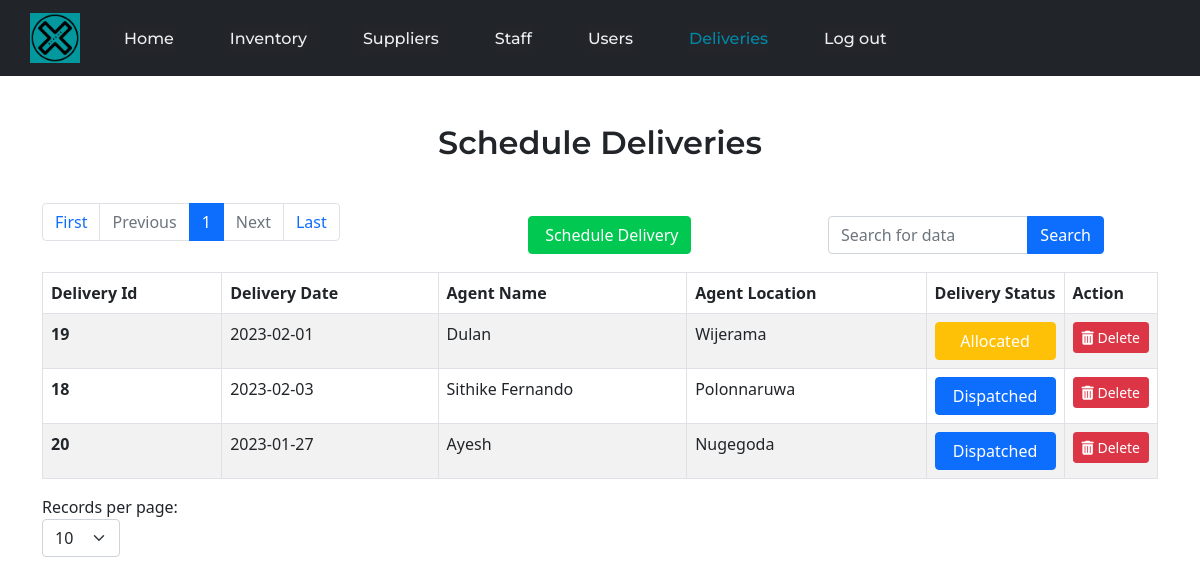
The app's page /View/DeliveryManageDeliveries.php (signed in) with its own data.
### tables this page shows
CREATE TABLE `delivery` (
  `delivery_id` int(11) NOT NULL,
  `delivery_scheduled_date` date NOT NULL,
  `delivery_dispatched_date` date DEFAULT NULL,
  `delivery_completed_date` date DEFAULT NULL,
  `delivery_agent_id` int(11) NOT NULL,
  `delivery_status` int(11) DEFAULT 4
);

CREATE TABLE `deliveryagent` (
  `agent_id` int(11) NOT NULL,
  `agent_name` varchar(128) NOT NULL,
  `agent_location` varchar(128) NOT NULL,
  `agent_address` varchar(256) NOT NULL,
  `agent_status` int(11) NOT NULL DEFAULT 1
);

### View/DeliveryManageDeliveries.php (the view, shortened to what this page needs)
<?php
$thisDBConnection = new DbConnection();
$myCon = $thisDBConnection->con;
if (isset($_GET['page'])) {
    $page = $_GET['page'];
} else {
    $page = 1;
}
if(isset($_POST['limitSelector'])){
    $_SESSION['limitDeliveries'] = $_POST['limitSelector'];
    $limit = $_POST['limitSelector'];
    $page = 1;
}else{
    if(isset($_SESSION['limitDeliveries'])){
        $limit = $_SESSION['limitDeliveries'];
    }else{
        $limit = 10;
    }
}
$start = ($page - 1) * $limit;
if (isset($_GET["search"])) {
    $filters = $_GET["search"];
    $page = 0;
    $sql = "SELECT * FROM delivery JOIN deliveryagent ON delivery.delivery_agent_id = deliveryagent.agent_id WHERE CONCAT(delivery_id, delivery_scheduled_date, agent_name, agent_location) LIKE '%$filters%' AND (delivery_status=2 OR delivery_status=3 OR delivery_status=4) ORDER BY delivery_status DESC, delivery_id ASC;";
    $result = $myCon->query($sql) or die($myCon->error);
    $resCheck = mysqli_num_rows($result);
    $deliveries = $result->fetch_all(MYSQLI_ASSOC);
} else {
    $sql = "SELECT * FROM delivery JOIN deliveryagent ON delivery.delivery_agent_id = deliveryagent.agent_id WHERE delivery_status=2 OR delivery_status=3 OR delivery_status=4 ORDER BY delivery_status DESC, delivery_id ASC LIMIT $start, $limit;";
    $result = $myCon->query($sql) or die($myCon->error);
    $deliveries = $result->fetch_all(MYSQLI_ASSOC);
}
$sqlNew = "SELECT count(delivery_id) AS delivery_id FROM delivery WHERE delivery_status=2 OR delivery_status=3 OR delivery_status=4";
$resultNew = $myCon->query($sqlNew) or die($myCon->error);
$deliveryCount = $resultNew->fetch_all(MYSQLI_ASSOC);
$total = $deliveryCount[0]['delivery_id'];
$pages = ceil($total / $limit);
$previous = $page - 1;
$next = $page + 1;
?>
<!DOCTYPE html>
<html>
<head>
    <link rel="stylesheet" type="text/css" href="../bootstrap/bootstrap-5.0.2-dist/css/bootstrap.min.css">
    <link rel="stylesheet" type="text/css" href="../CSS/HeaderStyles.css">
    <link rel="stylesheet" type="text/css" href="../CSS/DeliveryManageDeliveriesStyles.css">
</head>
<body>
    <nav class="navbar navbar-expand-lg navbar-dark bg-dark">
        <a class="navbar-brand" href="#">
            <img class="logo" src="../Commons/Icons/logotest.png" alt="logo" width="50px" height="50px">
        </a>
        <div class="collapse navbar-collapse" id="navbarSupportedContent">
            <form action="../Controller/HeaderController.php" method="post">
                <ul class="navbar-nav mr-auto navLinks">
                    <li id="nav1" class="nav-item">
                        <a class="nav-link" href="#"> <button class="btnToTxt" type="submit" name="submit" value="navHome"> Home </button> </a>
                    </li>
                    <li id="nav2" class="nav-item">
                        <a class="nav-link" href="#"> <button class="btnToTxt" type="submit" name="submit" value="navInventory"> Inventory </button> </a>
                    </li>
                    <li id="nav3" class="nav-item">
                        <a class="nav-link" href="#"> <button class="btnToTxt" type="submit" name="submit" value="navSuppliers"> Suppliers </button> </a>
                    </li>
                    <li id="nav4" class="nav-item">
                        <a class="nav-link" href="#"> <button class="btnToTxt" type="submit" name="submit" value="navStaff"> Staff </button> </a>
                    </li>
                    <li id="nav5" class="nav-item">
                        <a class="nav-link" href="#"> <button class="btnToTxt" type="submit" name="submit" value="navProfile"> Users </button> </a>
                    </li>
                    <li id="nav7" class="nav-item">
                        <a class="nav-link" href="#"> <button class="activeItem btnToTxt" type="submit" name="submit" value="navDelivery"> Deliveries </button> </a>
                    </li>
                    <li id="nav6" class="nav-item">
                        <a class="nav-link" href="#"> <button class="btnToTxt" type="submit" name="submit" value="navLogout"> Log out </button> </a>
                    </li>
                </ul>
            </form>
        </div>
    </nav>
    <br><br>
    <div class="container">
        <div class="row">
            <div class="col-12">
                <h2 class="TitleTxt">Schedule Deliveries</h2>
            </div>
            <div class="col-12">
            </div>
        </div>
        <div class="row">
            <div class="col-8">
                <nav class="paginationNav">
                    <ul class="pagination">
                        <li class="page-item">
                            <a class="page-link" href="DeliveryManageDeliveries.php?page=1">First</a>
                        </li>
                        <li class="page-item <?php if ($page == 1 || $page == 0) {
                                                    echo "disabled";
                                                } ?>">
                            <a class="page-link" href="DeliveryManageDeliveries.php?page=<?php echo $previous; ?>">Previous</a>
                        </li>
                        <?php for ($i = 1; $i <= $pages; $i++) { ?>
                            <li class="page-item<?php if ($i == $page) {
                                                    echo " active";
                                                } ?>">
                                <a class="page-link" href="DeliveryManageDeliveries.php?page=<?php echo $i; ?>"> <?php echo $i; ?> </a>
                            </li>
                        <?php } ?>
                        <li class="page-item <?php if ($page == $pages || $page == 0) {
                                                    echo "disabled";
                                                } ?>">
                            <a class="page-link" href="DeliveryManageDeliveries.php?page=<?php echo $next; ?>">Next</a>
                        </li>
                        <li class="page-item">
                            <a class="page-link" href="DeliveryManageDeliveries.php?page=<?php echo $pages; ?>">Last</a>
                        </li>
                    </ul>
                </nav>
            </div>
            <div class="col-1">
                <button type="button" class="btn btn-block btn-half-success" name="addDeliveryButton" id="addDeliveryButton" data-toggle="modal" data-target="#NewDeliveryModal"></i>&nbsp;Schedule Delivery</button>
            </div>
            <div class="col-3 searchbar">
                <form action="" method="get">
                    <div class="input-group mb-3">
                        <input id="search" name="search" value="<?php if (isset($_GET["search"])) {
                                                                    echo $_GET["search"];
                                                                } ?>" type="text" class="form-control" placeholder="Search for data">
                        <button type="submit" class="btn btn-primary">Search</button>
                    </div>
                </form>
            </div>
        </div>
        <div class="row">
            <div class="col-12">
                <table class="table table-striped table-hover table-bordered table-responsive">
                    <thead>
                        <tr>
                            <th scope="col">Delivery Id</th>
                            <th scope="col">Delivery Date</th>
                            <th scope="col">Agent Name</th>
                            <th scope="col">Agent Location</th>
                            <th scope="col" id="Status">Delivery Status</th>
                            <th scope="th-sm" id="Action">Action</th>
                        </tr>
                    </thead>
                    <tbody>
                        <?php foreach ($deliveries as $delivery) { ?>
                            <tr>
                                <th scope="row"><?php echo $delivery['delivery_id']; ?></th>
                                <td id="DeliveryDate<?php echo $delivery['delivery_id']; ?>"> <?php echo $delivery['delivery_scheduled_date']; ?></td>
                                <td id="DeliveryAgentName<?php echo $delivery['delivery_id']; ?>"> <?php echo $delivery['agent_name']; ?></td>
                                <td id="DeliveryAgentLocation<?php echo $delivery['delivery_id']; ?>"> <?php echo $delivery['agent_location']; ?></td>
                                <td id="DeliveryStatus<?php echo $delivery['delivery_id']; ?>">
                                    <?php
                                    $deliveryStatus = $delivery['delivery_status'];
                                    if ($deliveryStatus == 4) {
                                        $deliveryStatus = "<button type='button' class='btn btn-block btn-danger btn-status' onclick='openAllocatePage()'>Processing</button>";
                                    } else if ($deliveryStatus == 3) {
                                        $deliveryStatus = "<button type='button' class='btn btn-block btn-warning btn-status' id='dispatch" . $delivery['delivery_id'] . "' onclick='openDispatchModal(this.id)'>Allocated</button>";
                                    } else if ($deliveryStatus == 2) {
                                        $deliveryStatus = "<button type='button' class='btn btn-block btn-primary btn-status' id='complete" . $delivery['delivery_id'] . "' onclick='openCompleteModal(this.id)'>Dispatched</button>";
                                    } else {
                                        $deliveryStatus = "<button type='button' class='btn btn-block btn-secondary btn-status'>Archived</button>";
                                    }
                                    echo $deliveryStatus;
                                    ?>
                                </td>
                                <td>
                                    <button type="button" class="btn btn-sm btn-danger btn-action" name="deleteButton" id="del<?php echo $delivery['delivery_id'] ?>" onclick="openDeleteModal(this.id)"><i class="fa-solid fa-trash-can"></i>&nbsp;Delete</button>
                                </td>
                            </tr>
                        <?php } ?>
                    </tbody>
                </table>
            </div>
        </div>
        <div class="row">
            <form action="#" method="post" class="limitSelectForm">
                <label>Records per page:</label>
                <select id="limitSelector" name="limitSelector" class="form-select limitSelect" onchange="changeLimits()">
                    <option <?php if($limit == 10){ echo "selected"; } ?> value="10">10</option>
                </select>
            </form>
        </div>
    </div>
</body>
</html>

### CSS/HeaderStyles.css (style rules this page uses)
* { box-sizing: border-box; margin: 0; padding: 0; }
nav { padding-top: 1.2%; padding-bottom: 1.2%; padding-left: 30px; }
.logo { cursor:pointer; }
.navLinks { display: flex; align-items: center; list-style: none; margin-bottom: 0; }
.navLinks li { display: inline-block; padding-top: 0; padding-bottom: 0; padding-left: 20px; padding-right: 20px; }
.navLinks li a button { transition: all 0.3s ease 0s; }
.btnToTxt { font-family: "Montserrat", sans-serif; font-weight: 500; font-size: 16px; color: #edf0f1; text-decoration: none; background-color:#24252A; border:none; outline: none; margin:0; padding:0; color: #edf0f1; }
.activeItem { color: #0088a9; }

### CSS/DeliveryManageDeliveriesStyles.css (style rules this page uses)
.TitleTxt { font-family: "Montserrat", sans-serif; font-weight: 600; text-align: center; }
.paginationNav { padding-left: 0; padding-right: 0; padding-bottom: 0.9rem; }
.limitSelect { width: auto; margin: 0; }
.limitSelectForm { margin-bottom: 2rem; }
.searchbar { position: absolute; top:27%; right: 7%; }
table { table-layout: auto; }
td, th { white-space: nowrap; overflow: hidden; text-overflow: ellipsis; }
.btn-action { width: 100%; height: 100%; }
.btn-half-success { background-color:#00C851; border-color: #00C851; color: white; transition: 0.3s; position: absolute; top:27%; left: 44%; }
.btn-status { color: white; width: 100%; }
#Action { width: 5%; }
#Status { width: 5%; }

### records on screen
delivery: delivery_id "19", delivery_scheduled_date "2023-02-01", deliveryagent.agent_name "Dulan", deliveryagent.agent_location "Wijerama"
delivery: delivery_id "18", delivery_scheduled_date "2023-02-03", deliveryagent.agent_name "Sithike Fernando", deliveryagent.agent_location "Polonnaruwa"
delivery: delivery_id "20", delivery_scheduled_date "2023-01-27", deliveryagent.agent_name "Ayesh", deliveryagent.agent_location "Nugegoda"
